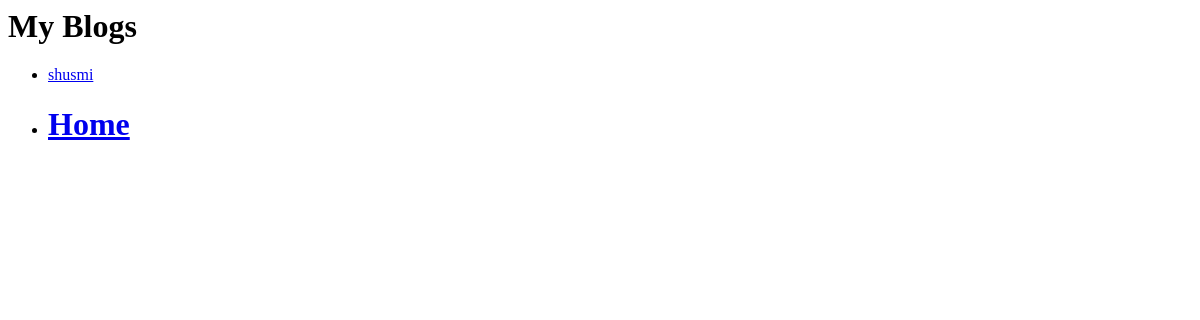
The app's page /blog/index2/, older data.
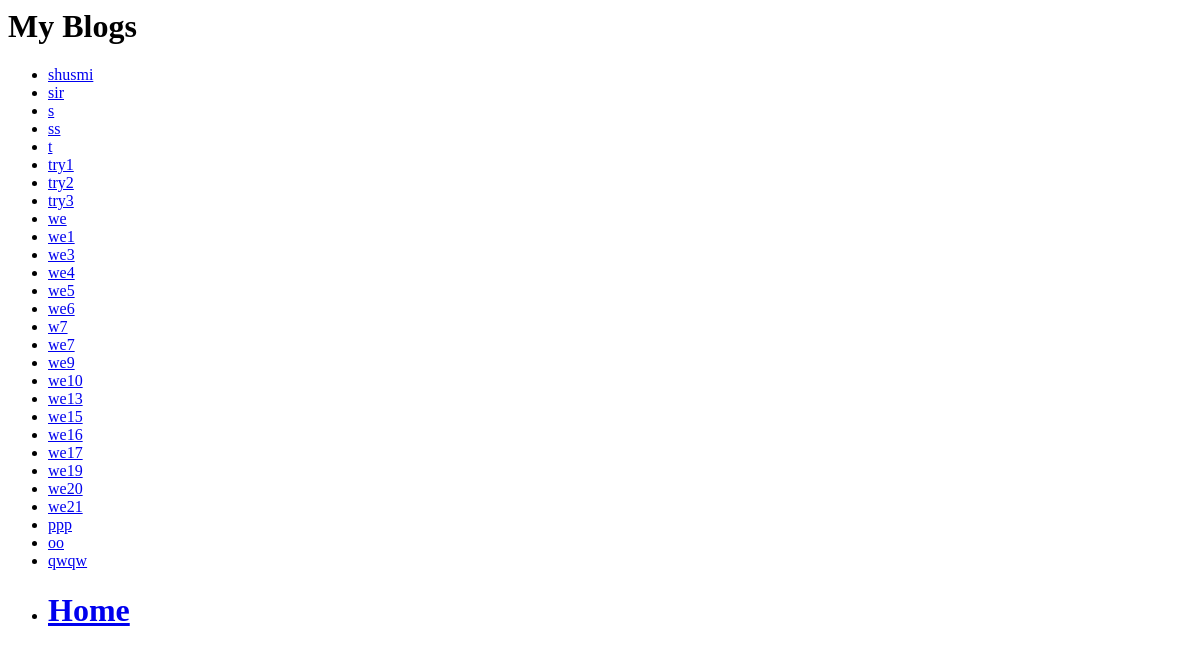
The same page, newer data.
### blog/models.py (models this page shows, shortened)
class Blog_Table(models.Model):
    blog_title=models.CharField(max_length=200, unique=True)
    blog_slug=models.CharField(max_length=200, unique=True)
    creation_timestamp=models.DateField(db_index=True, auto_now_add=True)
    modified_timestamp=models.DateField(db_index=True, auto_now_add=True)

### blog/views.py (the view)
def index2(request):
    latest_question_list = Blog_Table.objects.all()
    template = loader.get_template('blog/index2.html')
    context = {
        'latest_question_list': latest_question_list,
    }
    return HttpResponse(template.render(context, request))

### blog/templates/blog/index2.html
<h1> My Blogs</h1>
{% if latest_question_list %}
    <ul>
    {% for question in latest_question_list %}
        <li><a href="/blog/{{ question.id }}/">{{ question.blog_title }}</a></li>
    {% endfor %}
    </ul>
{% else %}
    <p>No blogs are available.</p>
{% endif %}
    <ul>
    <li><a href="/blog/welcome"><h1>Home</h1></a> </li>
    </ul>

Row changes from the older to the newer data that the page shows:
added Blog_Table: blog_title "sir"
added Blog_Table: blog_title "s"
added Blog_Table: blog_title "ss"
added Blog_Table: blog_title "t"
added Blog_Table: blog_title "try1"
added Blog_Table: blog_title "try2"
added Blog_Table: blog_title "try3"
added Blog_Table: blog_title "we"
added Blog_Table: blog_title "we1"
added Blog_Table: blog_title "we3"
added Blog_Table: blog_title "we4"
added Blog_Table: blog_title "we5"
added Blog_Table: blog_title "we6"
added Blog_Table: blog_title "w7"
added Blog_Table: blog_title "we7"
added Blog_Table: blog_title "we9"
added Blog_Table: blog_title "we10"
added Blog_Table: blog_title "we13"
added Blog_Table: blog_title "we15"
added Blog_Table: blog_title "we16"
added Blog_Table: blog_title "we17"
added Blog_Table: blog_title "we19"
added Blog_Table: blog_title "we20"
added Blog_Table: blog_title "we21"
added Blog_Table: blog_title "ppp"
added Blog_Table: blog_title "oo"
added Blog_Table: blog_title "qwqw"
